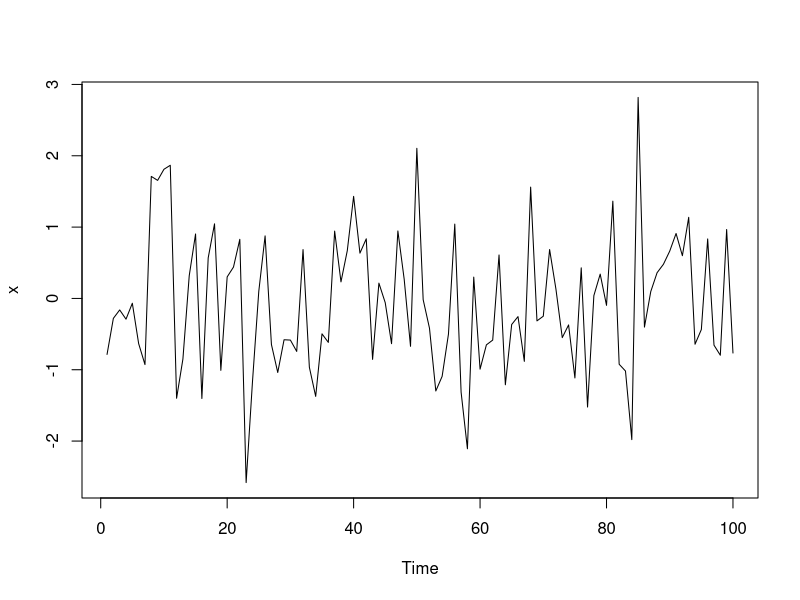
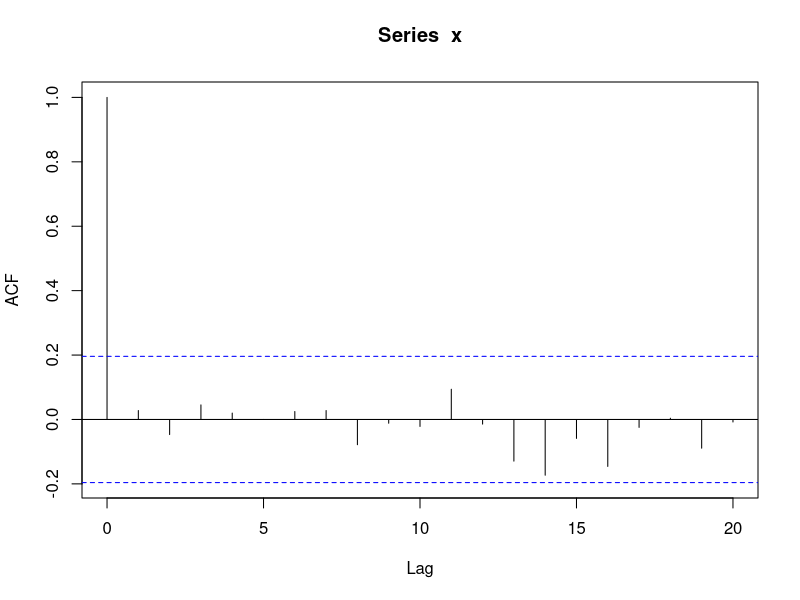

Here is the R script that generated these plots, in order: (Note: this script raises an error after producing the figures.)
## ---- chunk 1
##install.packages("EnvStats") 
# Installs the EnvStats package.
#library(EnvStats) 
# Pulls the installed package from the library into the working enviornment. 
## ---- chunk 2
# Generate a purely random normal process, then use serialCorrelationTest
# to test for the presence of correlation.
# (Note: the call to set.seed allows you to reproduce this example.)
set.seed(345)
x <- rnorm(100)
# Look at the data
#-----------------
dev.new()
ts.plot(x)
dev.new()
acf(x)
# Test for serial correlation
#----------------------------
serialCorrelationTest(x)
